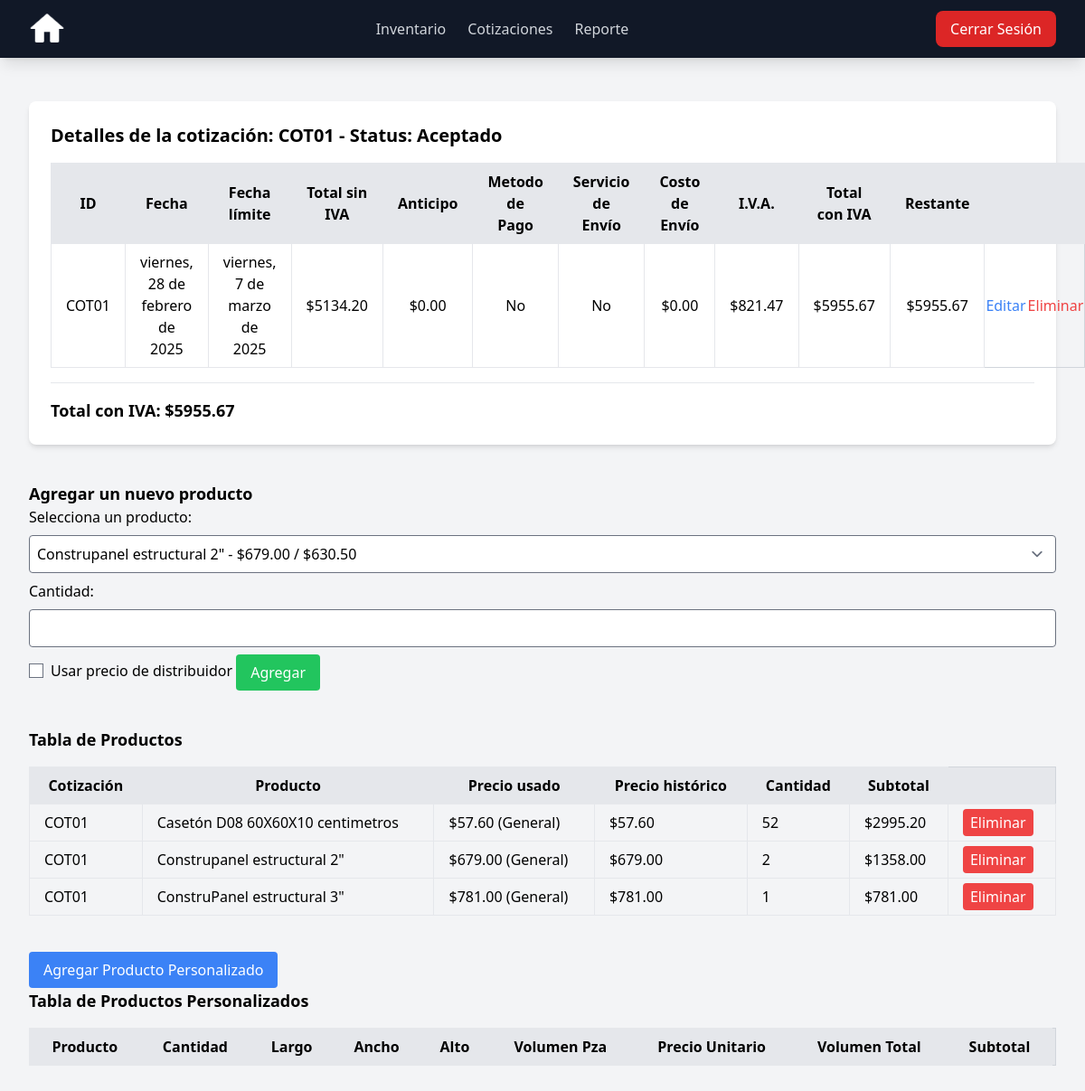
The app's page /quotes/details/COT01/ (signed in) with its own data.
### cotizaciones/models.py (models this page shows, shortened)
class Cotizaciones(models.Model):
    id = models.CharField(max_length=10, primary_key=True, unique=True, blank=False, null=False)
    fecha = models.CharField(max_length=100, blank=False, null=False)
    fecha_propuesta = models.CharField(max_length=100, blank=False, null=False)
    servicio_envio = models.CharField(max_length=100, blank=False, null=True, default=None)
    costo_envio = models.DecimalField(max_digits=10, decimal_places=2, blank=False, null=True, default=0)
    total = models.DecimalField(max_digits=10, decimal_places=2, default=0.0) # Este total es el total sin IVA por cuestiones programaticas lo decidimos dejar así.
    total_Civa = models.DecimalField(max_digits=10, decimal_places=2, default=0.0)
    status = models.CharField(max_length=20, blank=False, null=False, default='Pendiente')
    anticipo = models.DecimalField(max_digits=10, decimal_places=2, default=0.0)
    restante = models.DecimalField(max_digits=10, decimal_places=2, default=0.0)
    metodo_pago = models.CharField(max_length=20, null=False, default='No')
    iva = models.DecimalField(max_digits=10, decimal_places=2, default=0.0)
    iva_8 = models.BooleanField(default=False)
    iva_16 = models.BooleanField(default=False)
    def __str__(self):
        return str(self.id)

class CotizacionProduct(models.Model):
    cotizacion_id = models.ForeignKey(Cotizaciones, on_delete=models.CASCADE, related_name='cotizaciones')
    product_id = models.ForeignKey(Product, on_delete=models.CASCADE)
    cantidad = models.IntegerField(default=1)
    phistorico = models.DecimalField(max_digits=10, decimal_places=2, default=0.0)
    subtotal = models.DecimalField(max_digits=10, decimal_places=2, default=0.0)
    usar_precio_distribuidor = models.BooleanField(default=False)

### products/models.py (models this page shows, shortened)
class Product(models.Model):
    nombre = models.CharField(max_length=50, blank=True, null=False)
    descripcion = models.CharField(max_length=100, blank=True, null=False)
    categoria = models.CharField(max_length=50, blank=True, null=False)
    largo = models.DecimalField(max_digits=5, decimal_places=2, blank=True, null=True, default=0)
    ancho = models.DecimalField(max_digits=5, decimal_places=2, blank=True, null=True, default=0)
    alto = models.DecimalField(max_digits=5, decimal_places=2, blank=True, null=True, default=0)
    volumen = models.FloatField(blank=True, null=True)
    volumen_total = models.FloatField(blank=True, null=True, default=None)
    unidad = models.CharField(max_length=50, blank=True, null=False)
    inventario = models.IntegerField(blank=True, null=True)
    precio_general = models.DecimalField(max_digits=10, decimal_places=2, blank=True, null=False)
    precio_distribuidor = models.DecimalField(max_digits=10, decimal_places=2, blank=True, null=True)
    otro = BooleanField(default=False)
    imagen = models.ImageField(upload_to='images_products/', blank=True, null=True)
    thumbnail = models.ImageField(upload_to='thumbs', blank=True, null=True, editable=False)

### cotizaciones/views.py (the view)
# urls.py: path('details/<str:id>/', details_view, name='details'),
def details_view(request, id):
    cotizacion = get_object_or_404(Cotizaciones, id=id)
    cotProduct = CotizacionProduct.objects.filter(cotizacion_id=cotizacion)
    productNormal = cotProduct.filter(product_id__otro=False)
    productPersonalizado = cotProduct.filter(product_id__otro=True)
    products = Product.objects.filter(otro=False)
    context = {
        'cotizaciones': cotizacion,
        'cotProduct': productNormal,
        'productOtro': productPersonalizado,
        'products': products,
    }
    return render(request, 'quotes/details.html', context)

### templates/quotes/details.html (shortened to what this page needs)
<!DOCTYPE html>
<html lang="es">
<head>
</head>
<body class="bg-gray-100 p-8">
    {% include 'nav_bar.html' %}
    {% if request.user.is_authenticated %}
        {% include 'quotes/quote_details.html' %}
        {% include 'quotes/add_product_form.html' %}
        {% include 'quotes/products_table.html' %}
        {% include 'quotes/custom_product_form.html' %}
        {% include 'quotes/custom_products_table.html' %}
    {% endif %}
</body>
</html>

### templates/quotes/quote_details.html
<div class="bg-white p-6 rounded-lg shadow-md mt-20">
    <h1 class="text-xl font-bold mb-4">Detalles de la cotización: {{ cotizaciones.id }} - Status: {{ cotizaciones.status }}</h1>
    <table class="w-full border-collapse border border-gray-300">
        <thead>
        <tr class="bg-gray-200">
            <th class="border px-4 py-2">ID</th>
            <th class="border px-4 py-2">Fecha</th>
            <th class="border px-4 py-2">Fecha límite</th>
            <th class="border px-4 py-2">Total sin IVA</th>
            <th class="border px-4 py-2">Anticipo</th>
            <th class="border px-4 py-2">Metodo de Pago</th>
            <th class="border px-4 py-2">Servicio de Envío</th>
            <th class="border px-4 py-2">Costo de Envío</th>
            <th class="border px-4 py-2">I.V.A.</th>
            <th class="border px-4 py-2">Total con IVA</th>
            <th class="border px-4 py-2">Restante</th>
            <th class="border px-4 py-2"></th>
            <th class="border px-4 py-2"></th>
        </tr>
        </thead>
        <tbody>
        <tr class="text-center">
            <td class="border px-4 py-2">{{ cotizaciones.id }}</td>
            <td class="border px-4 py-2">{{ cotizaciones.fecha }}</td>
            <td class="border px-4 py-2">{{ cotizaciones.fecha_propuesta }}</td>
            <td class="border px-4 py-2">${{ cotizaciones.total }}</td>
            <td class="border px-4 py-2">${{ cotizaciones.anticipo }}</td>
            <td class="border px-4 py-2">{{ cotizaciones.metodo_pago }}</td>
            <td class="border px-4 py-2">{{ cotizaciones.servicio_envio }}</td>
            <td class="border px-4 py-2">${{ cotizaciones.costo_envio }}</td>
            <td class="border px-4 py-2">${{ cotizaciones.iva }}</td>
            <td class="border px-4 py-2">${{ cotizaciones.total_Civa }}</td>
            <td class="border px-4 py-2">${{ cotizaciones.restante }}</td>
            <td><a href="{% url 'update_quote' cotizaciones.id %}" class="text-blue-500">Editar</a></td>
            <td><a href="{% url 'delete_quote' cotizaciones.id %}" class="text-red-500">Eliminar</a></td>
        </tr>
        </tbody>
    </table>
    <hr class="my-4">
    <p class="text-lg font-semibold">Total con IVA: <span id="total_con_iva">${{ cotizaciones.total_Civa }}</span></p>
</div>

### templates/quotes/products_table.html
<h2 class="text-lg font-semibold text-gray-900 mb-4 mt-10">Tabla de Productos</h2>
<table id="tabla-productos" class="w-full border-collapse border border-gray-300">
    <thead>
        <tr class="bg-gray-200">
            <th class="border px-4 py-2">Cotización</th>
            <th class="border px-4 py-2">Producto</th>
            <th class="border px-4 py-2">Precio usado</th>
            <th class="border px-4 py-2">Precio histórico</th>
            <th class="border px-4 py-2">Cantidad</th>
            <th class="border px-4 py-2">Subtotal</th>
            <th></th>
        </tr>
    </thead>
    <tbody>
        {% for cotizacionPro in cotProduct %}
        <tr>
            <td class="border px-4 py-2">{{ cotizacionPro.cotizacion_id }}</td>
            <td class="border px-4 py-2">{{ cotizacionPro.product_id.nombre }}</td>
            <td class="border px-4 py-2">
                {% if cotizacionPro.usar_precio_distribuidor %}
                    ${{ cotizacionPro.product_id.precio_distribuidor }} (Distribuidor)
                {% else %}
                    ${{ cotizacionPro.product_id.precio_general }} (General)
                {% endif %}
            </td>
            <td class="border px-4 py-2">${{ cotizacionPro.phistorico }}</td>
            <td class="border px-4 py-2">{{ cotizacionPro.cantidad }}</td>
            <td class="border px-4 py-2">${{ cotizacionPro.subtotal }}</td>
            <td class="border px-4 py-2"><a href="{% url 'delete_product_from_quote' cotizacionPro.id %}" class="bg-red-500 text-white px-2 py-1 rounded">Eliminar</a></td>
        </tr>
        {% endfor %}
    </tbody>
</table>

### records on screen
Cotizaciones: id "COT01", status "Aceptado", fecha "viernes, 28 de febrero de 2025", fecha_propuesta "viernes, 7 de marzo de 2025", total "5134.20", anticipo "0.00", metodo_pago "No", servicio_envio "No", costo_envio "0.00", iva "821.47", total_Civa "5955.67", restante "5955.67"
CotizacionProduct: cotizacion_id "COT01", product_id.nombre "Casetón D08 60X60X10 centimetros", product_id.precio_general "57.60", phistorico "57.60", cantidad "52", subtotal "2995.20"
CotizacionProduct: cotizacion_id "COT01", product_id.nombre "Construpanel estructural 2\"", product_id.precio_general "679.00", phistorico "679.00", cantidad "2", subtotal "1358.00"
CotizacionProduct: cotizacion_id "COT01", product_id.nombre "ConstruPanel estructural 3\"", product_id.precio_general "781.00", phistorico "781.00", cantidad "1", subtotal "781.00"

### other values on screen
form field producto "Construpanel estructural 2\" - $679.00 / $630.50"
